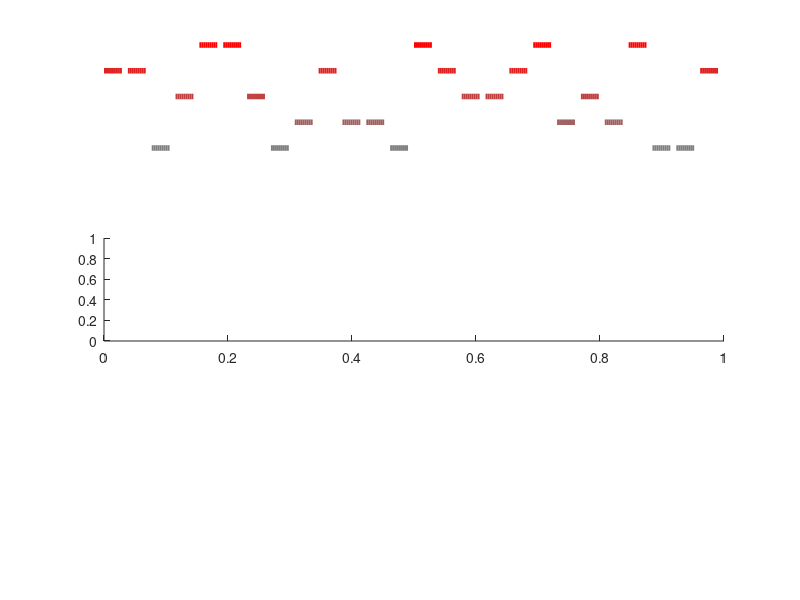

The MATLAB script that drew this image: (Note: this script raises an error after producing the figure.)
%% primaryBlinkShapeFigures
% Run after primaryBlinkShapeAnalysis.m

% Define a gray-to-red color set for puff-pressure
psiColors = [0.5:0.125:1.0; 0.5:-0.125:0; 0.5:-0.125:0]';

% Define a blue-to-gray color set for trial number
trialColors = [0:(0.5/7):0.5; 0:(0.5/7):0.5; 1.0:-(0.5/7):0.5]';

%% Acquisition order and example raw set of blinks
psiAcqOrder = [4 4 1 3 5 5 3 1 2 4 2 2 1 5 4 3 3 4 5 2 3 2 5 1 1 4];
figure
set(gcf, 'Position',  [100, 100, 400, 200])
subplot(3,2,1:2)
plotIdx = 1;
dash = 10;
dot = 2;
for aa=1:length(psiAcqOrder)
    plot( plotIdx:plotIdx+dash-1, repmat(psiAcqOrder(aa),dash,1), '-', 'Color', psiColors(psiAcqOrder(aa),:),'LineWidth',4)
    if aa==1; hold on; end
    plotIdx = plotIdx+dash+dot;
end
xlim([1 plotIdx])
axis off

subplot(3,2,3:4)
subjectID = 14594;
[~,~,~,blinkVectorRaw] = returnBlinkTimeSeries( subjectID, [], 1 );
spacing = 10;
plotIdx = (nTimePoints)*nBlinksPerAcq;
blinkIdx = 1;
for aa=2:length(psiAcqOrder)
    for bb = 1:nBlinksPerAcq
        plot( plotIdx:plotIdx+nTimePoints-1, blinkVectorRaw(blinkIdx,:), '-', 'Color', psiColors(psiAcqOrder(aa),:))
        if aa==2 && bb==1; hold on; end
        plotIdx = plotIdx + nTimePoints;
        blinkIdx = blinkIdx+1;
    end
end
plot([0 0],[0 -250],'-','Color',[0.5 0.5 0.5],'LineWidth',2)
t=text(-600,-250,'250 pixels');
t.Rotation = 90;
plot([0 1000],[-250 -250],'-','Color',[0.5 0.5 0.5],'LineWidth',2)
t=text(0,-150,'1s');
xlim([1 plotIdx])
axis off
title(num2str(subjectID));

for ss=1:2
    subplot(3,2,ss+4)
    for pp=1:nPSIs
        plot(temporalSupport, returnBlinkTimeSeries( subjectID, targetPSISet(pp), ss ), '-', 'Color', psiColors(pp,:),'LineWidth',1.5);
        if pp==1;hold on; end
    end
    axis off
    plot([0 0],[-125 25],'-b')
    title(sprintf('Session %d',ss));
    if ss==1
        plot([-100 -100],[0 -100],'-','Color',[0.5 0.5 0.5],'LineWidth',2)
        plot([-100 0],[-125 -125],'-','Color',[0.5 0.5 0.5],'LineWidth',2)
        t=text(-100,-50,'100 msec');
        t=text(-175,-100,'100 pixels');
        t.Rotation = 90;
    end
end
saveas(gcf,fullfile(plotSaveDir,'acquisitionOrder.pdf'));


%% Average blink response by puff pressure
figure
tmpX = squeeze(mean(X,1));
tmpXfit = squeeze(mean(Xfit,1));
for pp = 1:nPSIs
    plot(temporalSupport,tmpX(pp,:),'-','Color',psiColors(pp,:),'LineWidth',1.5)
    hold on
    plot(temporalSupport,tmpXfit(pp,:),'--','Color',psiColors(pp,:),'LineWidth',1.5)
end
plot([0 0],[-125 25],'-b')
plot([-100 -100],[0 -100],'-','Color',[0.5 0.5 0.5],'LineWidth',2)
plot([-100 0],[-125 -125],'-','Color',[0.5 0.5 0.5],'LineWidth',2)
axis off
xlabel('time [msecs]');
ylabel('blink depth [pixels]');
saveas(gcf,fullfile(plotSaveDir,'averageBlnkResponseByPSI.pdf'));


%% Illustration of the ICA components
figure
componentNames = {'amplitude','shape1','shape2','speed'};
componentColors = [0 0 0; 0.65 0.65 0.65; 0.85 0.85 0.85; 0 0 1];
componentWidths = [1.5, 1, 1, 1.5];
plotOrder = [1 4 2 3];
for cc = plotOrder
    plot(temporalSupport,components(:,cc),'-','Color',componentColors(cc,:),'LineWidth',componentWidths(cc))
    hold on
end
legend(componentNames(plotOrder))
xlabel('time [msecs]');
ylabel('component value [a.u.]');
saveas(gcf,fullfile(plotSaveDir,'ICAcomponents.pdf'));

% Report the correlation between the first derivative of the first
% component and the fourth component.
fprintf('correlation of component 1 with mean blink is r = %2.2f \n',corr( components(:,1),mean(X_ICA)' ) );
fprintf('correlation of first derivative of component 1 with component 4 is r = %2.2f \n',corr([0; diff(components(:,1))],components(:,4)) );


%% Plot of the coefficients by puff pressure
figure
meanCoeff = squeeze(mean(Xcoeff,1));
semCoeff = squeeze(std(Xcoeff,1))./sqrt(nSubs);
plotOrder = [1 3 4 2];
for cc=1:4
    subplot(2,2,plotOrder(cc))
    for pp = 1:nPSIs
        plot([log10(targetPSISet(pp)) log10(targetPSISet(pp))],[meanCoeff(pp,cc)+2.*semCoeff(:,cc),meanCoeff(pp,cc)-2.*semCoeff(:,cc)],'-k');
        hold on
        plot(log10(targetPSISet(pp)),meanCoeff(pp,cc),'o',...
            'MarkerFaceColor',componentColors(cc,:),'MarkerEdgeColor','none' );
    end
    % Add a linear fit line
    if cc==4
        pp = polyfit(xVals(2:end),meanCoeff(2:end,cc),1);
        plot([xVals(2)+xValMid xVals(end)+xValMid],polyval(pp,[xVals(2) xVals(end)]),'-r')
        plot([xVals(1)+xValMid xVals(2)+xValMid],polyval(pp,[xVals(2) xVals(2)]),'-r')
        text(1,100,'±2SEM');
    else
        pp = polyfit(xVals,meanCoeff(:,cc),1);
        plot([xVals(1)+xValMid xVals(end)+xValMid],polyval(pp,[xVals(1) xVals(end)]),'-r')
    end
    xticks(log10(targetPSISet));
    xticklabels(arrayfun(@num2str, targetPSISet, 'UniformOutput', 0));
    xlabel('stimulus intensity [log PSI]')
    title(componentNames{cc})
    box off
end
saveas(gcf,fullfile(plotSaveDir,'coefficientsByPSI.pdf'));




%% Plot of the coefficients by trial number
figure
meanCoeff = squeeze(mean(trialXcoeff,1));
semCoeff = squeeze(std(trialXcoeff,1))./sqrt(nSubs);
plotOrder = [1 3 4 2];
for cc=1:4
    subplot(2,2,plotOrder(cc))
    for pp = 1:8
        plot([pp pp],[meanCoeff(pp,cc)+2.*semCoeff(:,cc),meanCoeff(pp,cc)-2.*semCoeff(:,cc)],'-k');
        hold on
        plot(pp,meanCoeff(pp,cc),'o',...
            'MarkerFaceColor',componentColors(cc,:),'MarkerEdgeColor','none' );
    end
    xticks(1:8);
    xlabel('trial number')
    title(componentNames{cc})
    box off
end
saveas(gcf,fullfile(plotSaveDir,'coefficientsByTrialNumber.pdf'));


%% Plot of the mean response by trial number
figure
meanResponseByTrial=squeeze(mean(trialX));
for ii=1:8
    plot(temporalSupport,meanResponseByTrial(ii,:),'-','Color',trialColors(ii,:),'LineWidth',2);
    hold on
end
saveas(gcf,fullfile(plotSaveDir,'meanResponseByTrialNumber.pdf'));


%% Calculate the correlation of the fit with each average blink response
for ss=1:nSubs
    for pp=1:5
        varExplained(ss,pp) = corr(squeeze(X(ss,pp,:)),squeeze(Xfit(ss,pp,:)))^2';
    end
end
fprintf('The mean [range] of R^2 of model fit to blink is %2.2f [%2.2f - %2.2f]\n',mean(varExplained(:)),min(varExplained(:)),max(varExplained(:)))


%% Show scatter plots of across-session amplitude and speed
limVals = {...
    [0 700],[-100 300];...
    [0 1000],[-150 150]};
subIdxToShow = {[8,13],[16,9]}; % [14, 13]
nameRow = {'slope','offset'};
axisLabels = {'amplitude','velocity'};
figure
subjectLineStyle = {'-',':'};

for rr=1:2
    subplot(2,3,(2-rr)*3+1);
    vals1 = ampPuffCoeff(:,rr);
    vals2 = speedPuffCoeff(:,rr);
    scatter(vals1,vals2,'MarkerFaceColor',[0.25 0.25 0.25],'MarkerEdgeColor','none','MarkerFaceAlpha',0.5);
    xlim(limVals{rr,1}); ylim(limVals{rr,2});
    xlabel([axisLabels{1} ' ' nameRow{rr} ' [a.u.]']);
    ylabel([axisLabels{2} ' ' nameRow{rr} ' [a.u.]']);
    axis square; box off
    titleStr = nameRow{rr};
    title(titleStr);
    hold on
    for ss=1:length(subIdxToShow{rr})
        dims = [range(xlim)/10, range(ylim)/10];
        pos = [vals1(subIdxToShow{rr}(ss))-dims(1)/2,vals2(subIdxToShow{rr}(ss))-dims(2)/2,dims(1),dims(2)];
        rectangle('Position',pos,'Curvature',[1,1],'LineStyle',subjectLineStyle{ss},'EdgeColor','r')
    end
    if rr==2
        pressureToPlotIdx = [0 0 1 0 0];
    else
        pressureToPlotIdx = [1 1 1 1 1];
    end
    for ss=1:length(subIdxToShow{rr})
        subplot(2,3,(2-rr)*3+1+ss);
        for pp=1:length(pressureToPlotIdx)
            if pressureToPlotIdx(pp)==1
                plot(temporalSupport, returnBlinkTimeSeries( subjectIDs{subIdxToShow{rr}(ss)}, targetPSISet(pp) ), subjectLineStyle{ss}, 'Color', psiColors(pp,:),'LineWidth',1);
                hold on
            end
        end
        ylim([-150 25]);
        plot([-100 -100],[0 -100],'-','Color',[0.5 0.5 0.5],'LineWidth',2)
        plot([-100 0],[-125 -125],'-','Color',[0.5 0.5 0.5],'LineWidth',2)
        axis off
    end
end
saveas(gcf,fullfile(plotSaveDir,'subjectCoeffDistribution.pdf'));


%% Show scatter plots of test / retest of overall amplitude and speed
limVals = {...
    [0 800],[-100 300];...
    [0 1000],[-200 200]};
symbolColors={'k','b'};
nameRow = {'slope','offset'};
axisLabels = {'amplitude','velocity'};
figure
for cc=1:2
    for rr=1:2
        subplot(2,2,(2-rr)*2+cc);
        if cc==1
            vals1 = ampPuffCoeff1(:,rr);
            vals2 = ampPuffCoeff2(:,rr);
        else
            vals1 = speedPuffCoeff1(:,rr);
            vals2 = speedPuffCoeff2(:,rr);
        end
        scatter(vals1,vals2,'MarkerFaceColor',symbolColors{cc},'MarkerEdgeColor','none','MarkerFaceAlpha',0.5);
        xlim(limVals{rr,cc}); ylim(limVals{rr,cc});
        titleStr = sprintf([axisLabels{cc} ' ' nameRow{rr} ' r=%2.2f'],corr(vals1,vals2));
        title(titleStr);
        axis square; box off
        xlabel([axisLabels{cc} ' ' nameRow{rr} ' [a.u.]']);
        ylabel([axisLabels{cc} ' ' nameRow{rr} ' [a.u.]']);
        a=gca;
        a.YTick = a.XTick;
        a.YTickLabel = a.XTickLabel;
        refline(1,0);
    end
end
saveas(gcf,fullfile(plotSaveDir,'testRetestCoefficients.pdf'));

% Report the test / re-test correlation of the mean (across PSI) shape
% parameters across subjects
% Calculate the mean of the shape coefficients across pressure levels
shape1coeffsSess1 = mean(X1coeff(:,:,2),2);
shape1coeffsSess2 = mean(X2coeff(:,:,2),2);
shape2coeffsSess1 = mean(X1coeff(:,:,3),2);
shape2coeffsSess2 = mean(X2coeff(:,:,3),2);
fprintf('Correlation of mean (across PSI) shape 1 coeff between sess 1 and 2: r = %2.2f \n',corr(shape1coeffsSess1,shape1coeffsSess2));
fprintf('Correlation of mean (across PSI) shape 2 coeff between sess 1 and 2: r = %2.2f \n',corr(shape2coeffsSess1,shape2coeffsSess2));
foo=1;


%% Illustration of all blink responses and ICA model fit
betweenSubGap = 1;
grayScaleRangePixels = [50 -200];

% Loop over the three display panels
for xx = 1:3
    figure
    switch xx
        case 1
            % Create uniC, which is permuted to order rows by subject then puff
            uniC = reshape(permute(X,[2 1 3]),nSubs*nPSIs,nTimePoints);
            titleStr = 'average blinks';
            C = ones(85+(betweenSubGap*16),161+10,3);
        case 2
            uniC = reshape(permute(Xfit,[2 1 3]),nSubs*nPSIs,nTimePoints);
            titleStr = 'model fit';
            C = ones(85+(betweenSubGap*16),161+10,3);
        case 3
            uniC = reshape(permute(X-Xfit,[2 1 3]),nSubs*nPSIs,nTimePoints);
            titleStr = 'residuals';
            C = ones(85+(betweenSubGap*16),161+10,3);
    end

    % Map uniC to the 0-1 range. We store the scaling factors to use them
    % for all three matrix displays.
    uniC(uniC>grayScaleRangePixels(1))=grayScaleRangePixels(1);
    uniC(uniC<grayScaleRangePixels(2))=grayScaleRangePixels(2);
    uniC = (uniC-grayScaleRangePixels(1));
    uniC = 1-(uniC ./ sum(grayScaleRangePixels));
    if xx==1
        grayAtZeroPixels = mean(mean(uniC(:,1:zeroIdx)));
    end

    for ss=1:17
        XrowStart = (ss-1)*nPSIs+1;
        CrowStart = (ss-1)*(nPSIs+betweenSubGap)+1;

        % Place the blink vectors into the matrix
        C(CrowStart:CrowStart+nPSIs-1,11:end,:) = repmat(uniC(XrowStart:XrowStart+4,:),1,1,3);

        % Add a color bar
        C(CrowStart:CrowStart+nPSIs-1,1:7,:) = permute(repmat(psiColors,1,1,7),[1 3 2]);

        % Add a marker for stimulus onset
        C(CrowStart:CrowStart+nPSIs-1,10+zeroIdx,:) = repmat([0 0 1],nPSIs,1);

    end

    image(imresize(C,[size(C,1)*4,size(C,2)],"nearest")); axis off
    axis equal
    exportgraphics(gca,fullfile(plotSaveDir,sprintf('blinkAndFitAllSubjects_%d.png',xx)));
end


%% Supplementary figure: Reconstruction error with fewer components

% Calculate the variance explained as a function of dimensionality
figure
for qq=1:6
    subplot(3,3,qq)
    tmpMdl = rica(X_ICA,qq);
    tmpFit = (tmpMdl.TransformWeights*tmpMdl.transform(X_ICA)')';
    tmpFitX = reshape(tmpFit,nSubs,nPSIs,nTimePoints);
    tmpXfit = squeeze(mean(tmpFitX,1));
    rSquaredByDimension = corr(X_ICA(:),tmpFit(:))^2;
    tmpX = squeeze(mean(X,1));
    for pp = 1:nPSIs
        plot(temporalSupport,tmpX(pp,:),'-','Color',psiColors(pp,:),'LineWidth',0.5)
        hold on
        plot(temporalSupport,tmpXfit(pp,:),'--','Color',psiColors(pp,:),'LineWidth',1)
    end
    xlabel('time [msecs]');
    ylabel('blink depth [pixels]');
    title(sprintf('q=%d, R^2=%2.2f',qq,rSquaredByDimension))
end
saveas(gcf,fullfile(plotSaveDir,'Supp_variationInICAq.pdf'));